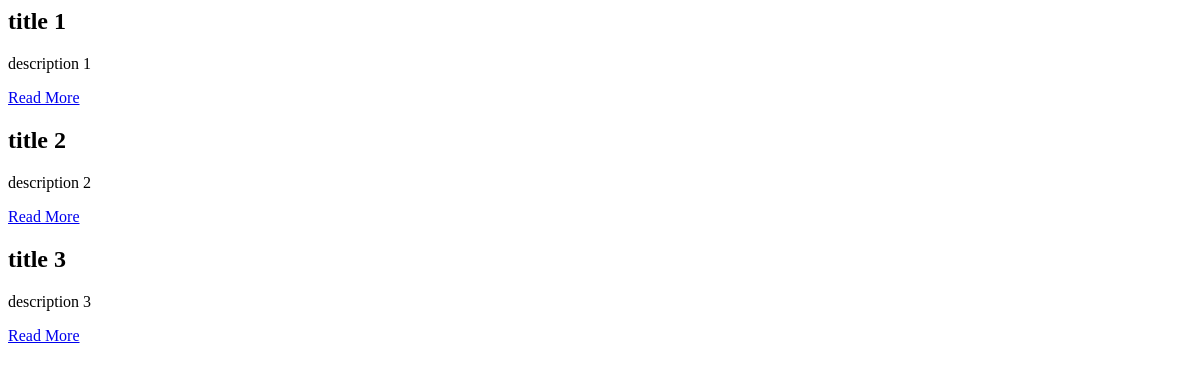
/post_list/, run on an earlier commit of the app's database.
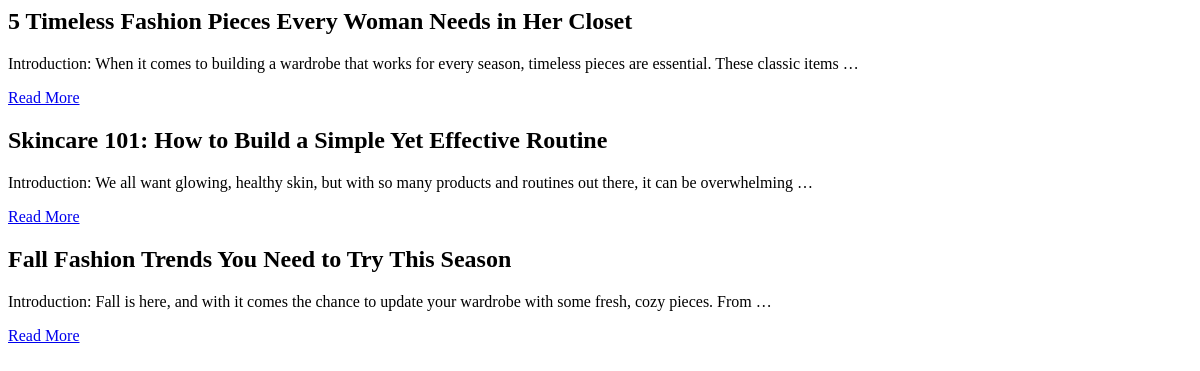
And on a later commit of the database.
### home/models.py (models this page shows, shortened)
class Post(models.Model):
    title = models.CharField(max_length=200)
    content = models.TextField()
    created_at = models.DateTimeField(auto_now_add=True)
    def get_absolute_url(self):
        return reverse('post_detail', kwargs={'pk': self.pk})

### home/views.py (the view)
# urls.py: path('post_list/', views.PostListView.as_view(), name='post_list'),
class PostListView(ListView):
    model = Post
    template_name = 'home/post_list.html'  # Your blog's template file
    context_object_name = 'posts'

### home/templates/home/post_list.html
<div class="row">
    <div class="posts-content col-md-4 mb-4">
        {% for post in posts %}
            <div class="card h-100">
                <div class="card-body">
                    <h2 class="card-title">{{ post.title }}</h2>
                    <p class="card-text">
                        {{ post.content|truncatewords:20 }}
                    </p>
                    <a href="{{ post.get_absolute_url }}" class="btn btn-primary">Read More</a>
                </div>
            </div>
        {% endfor %}
    </div>
</div>

What changed in the data, as far as the page shows it:
changed Post: title "title 1" → "5 Timeless Fashion Pieces Every Woman Needs in Her Closet"; content "description 1" → "Introduction: When it comes to building a wardrobe that works for every season, timeless pieces are essential. These classic items …"
changed Post: title "title 2" → "Skincare 101: How to Build a Simple Yet Effective Routine"; content "description 2" → "Introduction: We all want glowing, healthy skin, but with so many products and routines out there, it can be overwhelming …"
changed Post: title "title 3" → "Fall Fashion Trends You Need to Try This Season"; content "description 3" → "Introduction: Fall is here, and with it comes the chance to update your wardrobe with some fresh, cozy pieces. From …"
